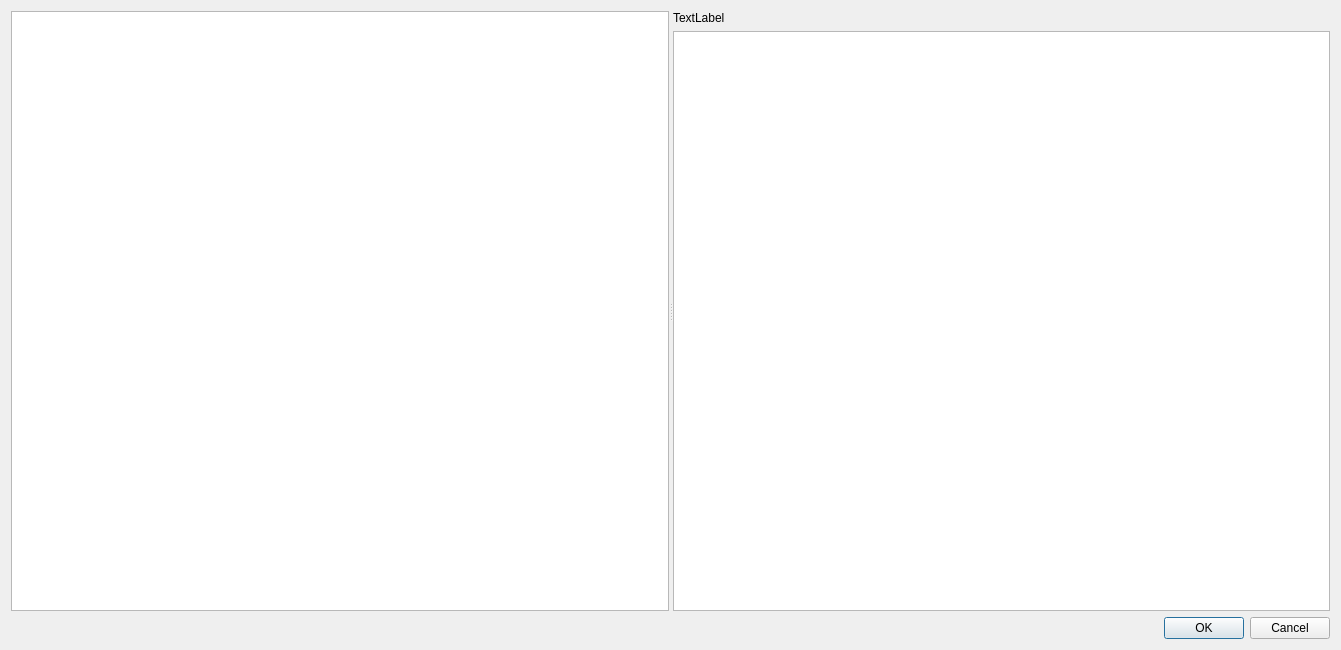
<?xml version="1.0" encoding="UTF-8"?>
<ui version="4.0">
 <class>Form</class>
 <widget class="QWidget" name="Form">
  <property name="geometry">
   <rect>
    <x>0</x>
    <y>0</y>
    <width>1341</width>
    <height>650</height>
   </rect>
  </property>
  <property name="windowTitle">
   <string>Leistungsphase</string>
  </property>
  <layout class="QVBoxLayout" name="verticalLayout">
   <item>
    <widget class="QSplitter" name="splitter">
     <property name="orientation">
      <enum>Qt::Horizontal</enum>
     </property>
     <widget class="ObjectTreeView" name="object_tree">
      <property name="editTriggers">
       <set>QAbstractItemView::NoEditTriggers</set>
      </property>
     </widget>
     <widget class="QWidget" name="verticalLayoutWidget">
      <layout class="QVBoxLayout" name="verticalLayout_2">
       <item>
        <widget class="QLabel" name="label_object">
         <property name="text">
          <string>TextLabel</string>
         </property>
        </widget>
       </item>
       <item>
        <widget class="ObjectTreeView" name="property_set_tree"/>
       </item>
      </layout>
     </widget>
    </widget>
   </item>
   <item>
    <widget class="QDialogButtonBox" name="buttonBox">
     <property name="standardButtons">
      <set>QDialogButtonBox::Cancel|QDialogButtonBox::Ok</set>
     </property>
    </widget>
   </item>
  </layout>
 </widget>
 <customwidgets>
  <customwidget>
   <class>ObjectTreeView</class>
   <extends>QTreeView</extends>
   <header>..windows.project_phases.object_tree</header>
  </customwidget>
 </customwidgets>
 <resources/>
 <connections/>
</ui>
